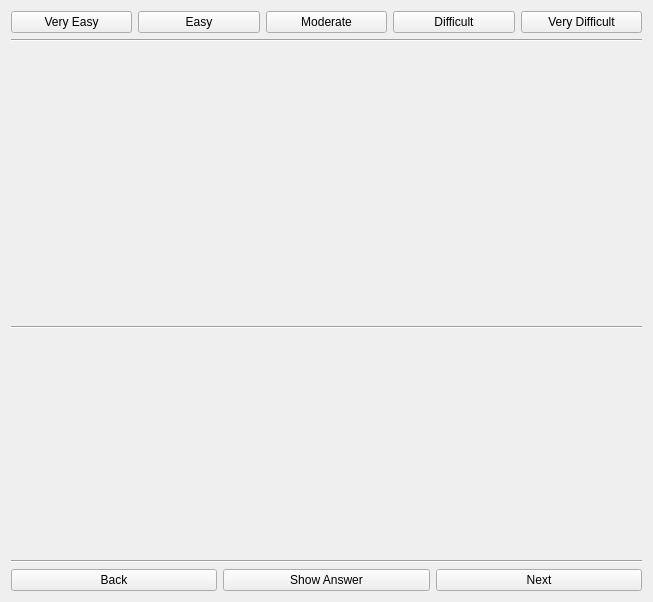
<?xml version="1.0" encoding="UTF-8"?>
<ui version="4.0">
 <class>Card</class>
 <widget class="QDialog" name="Card">
  <property name="geometry">
   <rect>
    <x>0</x>
    <y>0</y>
    <width>653</width>
    <height>602</height>
   </rect>
  </property>
  <property name="windowTitle">
   <string>Dialog</string>
  </property>
  <layout class="QVBoxLayout" name="verticalLayout_2">
   <item>
    <layout class="QVBoxLayout" name="verticalLayout">
     <item>
      <layout class="QHBoxLayout" name="Rating">
       <item>
        <widget class="QPushButton" name="VE">
         <property name="enabled">
          <bool>true</bool>
         </property>
         <property name="text">
          <string>Very Easy</string>
         </property>
         <property name="autoDefault">
          <bool>false</bool>
         </property>
        </widget>
       </item>
       <item>
        <widget class="QPushButton" name="E">
         <property name="enabled">
          <bool>true</bool>
         </property>
         <property name="text">
          <string>Easy</string>
         </property>
         <property name="autoDefault">
          <bool>false</bool>
         </property>
        </widget>
       </item>
       <item>
        <widget class="QPushButton" name="M">
         <property name="enabled">
          <bool>true</bool>
         </property>
         <property name="text">
          <string>Moderate</string>
         </property>
         <property name="autoDefault">
          <bool>false</bool>
         </property>
        </widget>
       </item>
       <item>
        <widget class="QPushButton" name="D">
         <property name="enabled">
          <bool>true</bool>
         </property>
         <property name="text">
          <string>Difficult</string>
         </property>
         <property name="autoDefault">
          <bool>false</bool>
         </property>
        </widget>
       </item>
       <item>
        <widget class="QPushButton" name="VD">
         <property name="enabled">
          <bool>true</bool>
         </property>
         <property name="text">
          <string>Very Difficult</string>
         </property>
         <property name="autoDefault">
          <bool>false</bool>
         </property>
        </widget>
       </item>
      </layout>
     </item>
     <item>
      <widget class="Line" name="line_3">
       <property name="orientation">
        <enum>Qt::Horizontal</enum>
       </property>
      </widget>
     </item>
     <item>
      <widget class="QLabel" name="qlabel">
       <property name="sizePolicy">
        <sizepolicy hsizetype="Preferred" vsizetype="Preferred">
         <horstretch>0</horstretch>
         <verstretch>0</verstretch>
        </sizepolicy>
       </property>
       <property name="minimumSize">
        <size>
         <width>627</width>
         <height>272</height>
        </size>
       </property>
       <property name="font">
        <font>
         <family>Arial Black</family>
         <pointsize>40</pointsize>
         <bold>true</bold>
        </font>
       </property>
       <property name="text">
        <string/>
       </property>
       <property name="alignment">
        <set>Qt::AlignCenter</set>
       </property>
       <property name="wordWrap">
        <bool>true</bool>
       </property>
      </widget>
     </item>
     <item>
      <widget class="Line" name="line">
       <property name="orientation">
        <enum>Qt::Horizontal</enum>
       </property>
      </widget>
     </item>
     <item>
      <widget class="QLabel" name="alabel">
       <property name="sizePolicy">
        <sizepolicy hsizetype="Minimum" vsizetype="MinimumExpanding">
         <horstretch>0</horstretch>
         <verstretch>0</verstretch>
        </sizepolicy>
       </property>
       <property name="maximumSize">
        <size>
         <width>629</width>
         <height>16777215</height>
        </size>
       </property>
       <property name="font">
        <font>
         <family>Arial Black</family>
         <pointsize>24</pointsize>
         <bold>true</bold>
        </font>
       </property>
       <property name="text">
        <string/>
       </property>
       <property name="alignment">
        <set>Qt::AlignCenter</set>
       </property>
       <property name="wordWrap">
        <bool>true</bool>
       </property>
      </widget>
     </item>
     <item>
      <widget class="Line" name="line_2">
       <property name="orientation">
        <enum>Qt::Horizontal</enum>
       </property>
      </widget>
     </item>
     <item>
      <layout class="QHBoxLayout" name="TestNavigation">
       <item>
        <widget class="QPushButton" name="back_button">
         <property name="text">
          <string>Back</string>
         </property>
         <property name="checkable">
          <bool>false</bool>
         </property>
         <property name="autoDefault">
          <bool>false</bool>
         </property>
         <property name="default">
          <bool>false</bool>
         </property>
         <property name="flat">
          <bool>false</bool>
         </property>
        </widget>
       </item>
       <item>
        <widget class="QPushButton" name="show_button">
         <property name="text">
          <string>Show Answer</string>
         </property>
         <property name="autoDefault">
          <bool>false</bool>
         </property>
        </widget>
       </item>
       <item>
        <widget class="QPushButton" name="next_button">
         <property name="text">
          <string>Next</string>
         </property>
         <property name="autoDefault">
          <bool>false</bool>
         </property>
        </widget>
       </item>
      </layout>
     </item>
    </layout>
   </item>
  </layout>
 </widget>
 <resources/>
 <connections/>
</ui>
